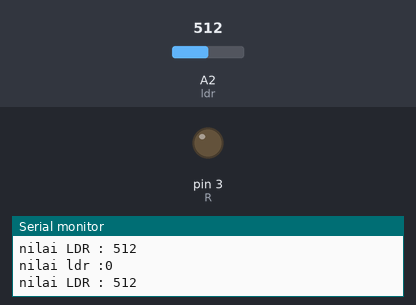
This sketch was run on a simulated Arduino Uno, built with avr-gcc and run on an emulated ATmega328P. Shown: output pins drawn as LEDs (lit = HIGH), the last lines printed to the serial monitor. The inputs (shaded band) are chosen by the test bench; at power-on: A2 (ldr) = 512.

Above: at 1.3 s.
1.4 s: A2 (ldr) set to 877
2.9 s: A2 (ldr) set to 902
At 3.4 s:
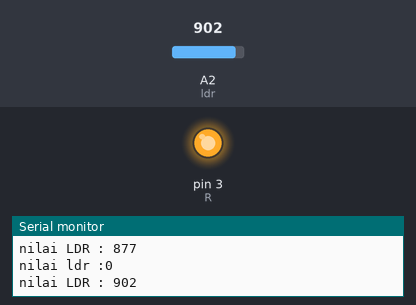
4.5 s: A2 (ldr) set to 716
At 5.7 s:
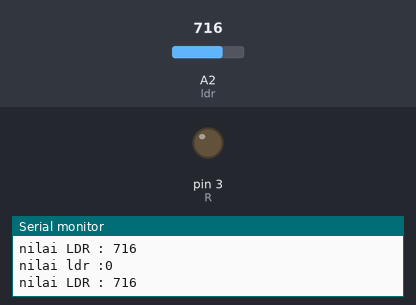
6.0 s: A2 (ldr) set to 900
At 7.1 s:
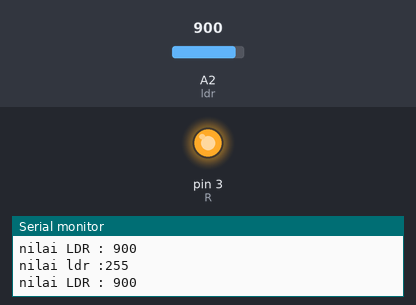
Timing chart, 0 to 8.5 s (numbered marks = the images above; inputs shaded):
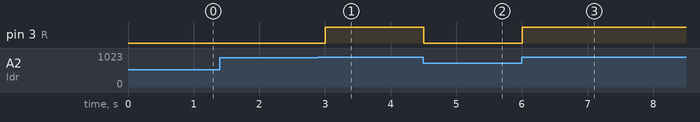

The sketch:

2._LDR.ino
```cpp
int ldr = A2;
int R = 3;

void setup() {
  // put your setup code here, to run once:
  Serial.begin(9600);
 pinMode(ldr, INPUT);
 pinMode(R, OUTPUT);
}

void loop() {
  // put your main code here, to run repeatedly:
 int bacaldr = analogRead(ldr);
 Serial.println("nilai LDR : " + String(bacaldr));
 int nilaildr = bacaldr/895 * 255;
  digitalWrite(R, nilaildr);
  delay(500);
  Serial.println("nilai ldr :" + String(nilaildr));
}
```

Measured:
- the behaviour switches between 894 and 895 on A2 (ldr) (found by bisection; images 0 and 1)
- after the input at 2.9 s, pin 3 (R): LOW → HIGH after 0.10 s
- after the input at 4.5 s, pin 3 (R): HIGH → LOW at once
- after the input at 6.0 s, pin 3 (R): LOW → HIGH at once
